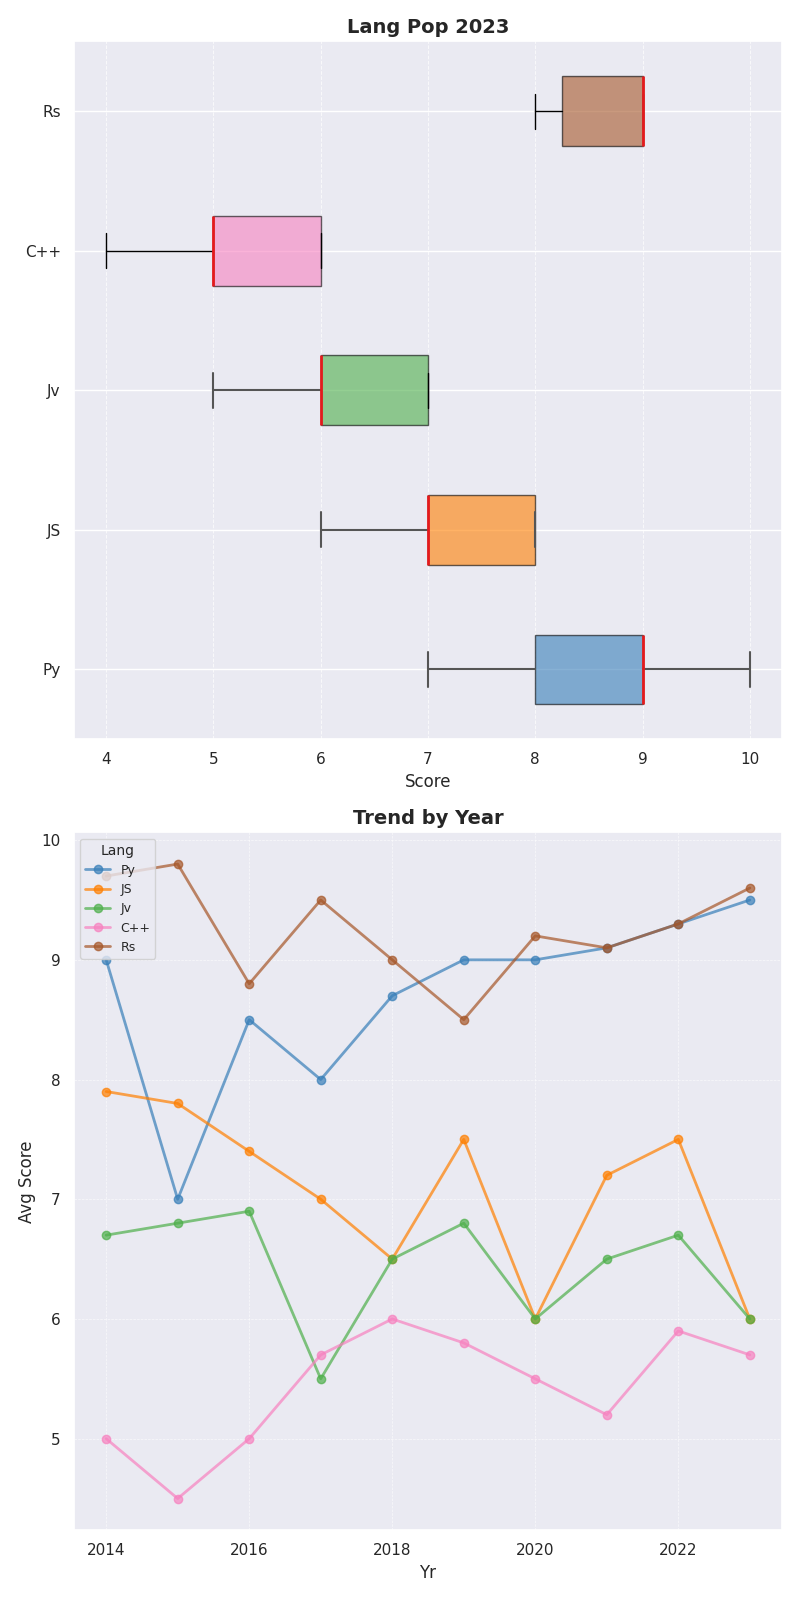

Reproduce this figure in Python.
import matplotlib.pyplot as plt
import numpy as np

languages = ['Py', 'JS', 'Jv', 'C++', 'Rs']
python_scores = [9, 8, 7, 10, 9, 9, 8, 10, 8, 9]
javascript_scores = [8, 6, 7, 7, 8, 7, 6, 8, 8, 7]
java_scores = [6, 7, 6, 7, 6, 5, 6, 7, 7, 6]
cplusplus_scores = [5, 6, 6, 5, 5, 5, 4, 6, 6, 5]
rust_scores = [9, 9, 8, 9, 9, 8, 9, 9, 9, 8]
years = np.arange(2014, 2024)
avg_scores = {
    'Py': [9, 7, 8.5, 8, 8.7, 9, 9, 9.1, 9.3, 9.5],
    'JS': [7.9, 7.8, 7.4, 7, 6.5, 7.5, 6, 7.2, 7.5, 6],
    'Jv': [6.7, 6.8, 6.9, 5.5, 6.5, 6.8, 6, 6.5, 6.7, 6],
    'C++': [5, 4.5, 5, 5.7, 6, 5.8, 5.5, 5.2, 5.9, 5.7],
    'Rs': [9.7, 9.8, 8.8, 9.5, 9, 8.5, 9.2, 9.1, 9.3, 9.6]
}
language_scores = [python_scores, javascript_scores, java_scores, cplusplus_scores, rust_scores]
fig, axes = plt.subplots(2, 1, figsize=(8, 16))

box = axes[0].boxplot(language_scores, vert=False, patch_artist=True, labels=languages, notch=False, showfliers=True, whis=1.5)
colors = ['#377eb8', '#ff7f00', '#4daf4a', '#f781bf', '#a65628']
for patch, color in zip(box['boxes'], colors):
    patch.set_facecolor(color)
    patch.set_alpha(0.6)
for whisker, cap, median in zip(box['whiskers'], box['caps'], box['medians']):
    whisker.set(color='#555555', linewidth=1.5)
    cap.set(color='#555555', linewidth=1.5)
    median.set(color='#e41a1c', linewidth=2)

axes[0].set_title('Lang Pop 2023', fontsize=14, fontweight='bold')
axes[0].set_xlabel('Score')
axes[0].grid(axis='x', linestyle='--', linewidth=0.7, alpha=0.7)

for lang, color in zip(['Py', 'JS', 'Jv', 'C++', 'Rs'], colors):
    axes[1].plot(years, avg_scores[lang], marker='o', label=lang, color=color, linewidth=2, alpha=0.7)

axes[1].set_title('Trend by Year', fontsize=14, fontweight='bold')
axes[1].set_xlabel('Yr')
axes[1].set_ylabel('Avg Score')
axes[1].grid(axis='both', linestyle='--', linewidth=0.5, alpha=0.7)
axes[1].legend(title='Lang', title_fontsize='10', fontsize='9', loc='upper left')

plt.tight_layout()
plt.show()
